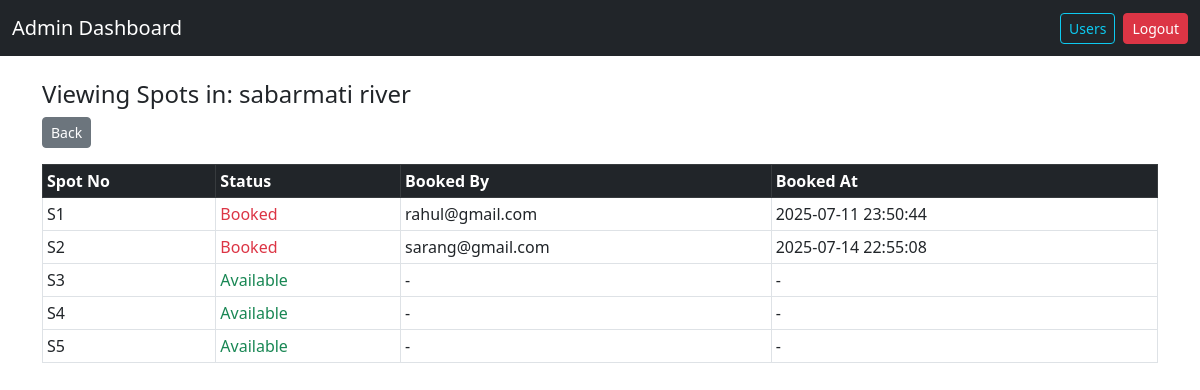
The page /admin/view_spots/1 (signed in) on the database as committed earlier.
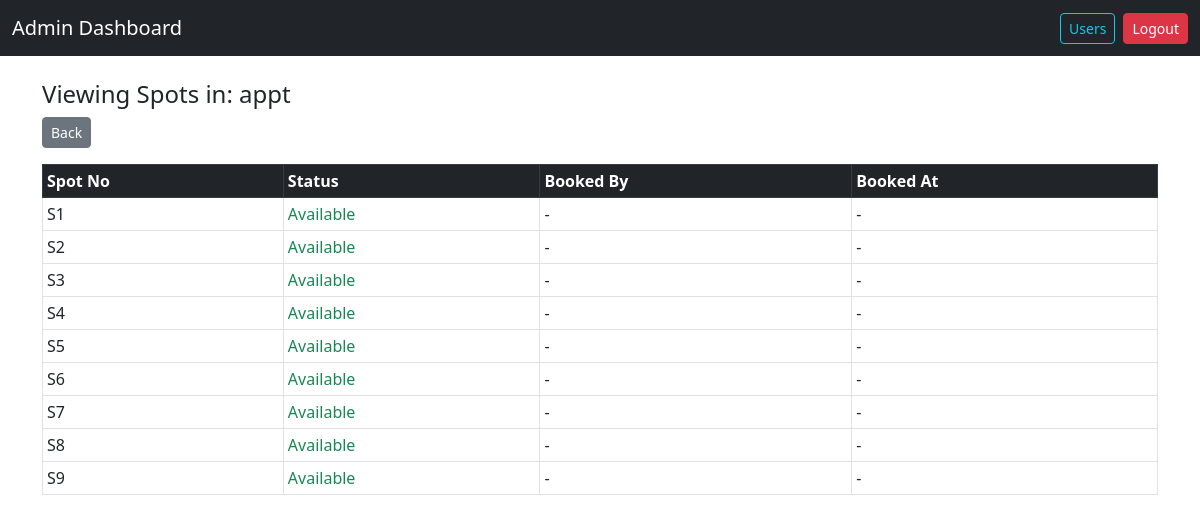
The same page on the database as committed later.
### models/models.py (models this page shows)
class ParkingLot(db.Model):
    id = db.Column(db.Integer, primary_key=True)
    name = db.Column(db.String(100), nullable=False)
    location = db.Column(db.String(100), nullable=False)
    address = db.Column(db.String(200), nullable=False)
    pincode = db.Column(db.Integer, nullable=False)
    price = db.Column(db.Float, nullable=False)
    max_spots = db.Column(db.Integer, nullable=False)
    spots = db.relationship('ParkingSpot', backref='lot', lazy=True)

class ParkingSpot(db.Model):
    id = db.Column(db.Integer, primary_key=True)
    spot_number = db.Column(db.String(10), nullable=False)
    is_booked = db.Column(db.Boolean, default=False)
    lot_id = db.Column(db.Integer, db.ForeignKey('parking_lot.id'), nullable=False)
    user_id = db.Column(db.Integer, db.ForeignKey('user.id'), nullable=True)
    booked_by = db.Column(db.String(100), nullable=True)
    booked_at = db.Column(db.String(100), nullable=True)
    released_at = db.Column(db.String(100), nullable=True)
    bookings = db.relationship('BookingHistory', backref='spot_obj', lazy=True)

### controllers/routes.py (the view)
@app.route('/admin/view_spots/<int:lot_id>')
def admin_view_spots(lot_id):
    if session.get('role') != 'admin':
        return redirect('/login')
    lot = ParkingLot.query.get(lot_id)
    spots = ParkingSpot.query.filter_by(lot_id=lot_id).all()
    return render_template('admin_view_spots.html', spots=spots, lot=lot)

### templates/admin_view_spots.html (shortened to what this page needs)
<!DOCTYPE html>
<html lang="en">
<head>
  <link rel="stylesheet" href="https://cdn.jsdelivr.net/npm/bootstrap@5.3.0/dist/css/bootstrap.min.css">
</head>
<body>
  <nav class="navbar navbar-expand-lg navbar-dark bg-dark mb-4">
    <div class="container-fluid justify-content-between">
      <a class="navbar-brand" href="/admin_dashboard"> Admin Dashboard</a>
      <div class="d-flex">
        <a href="/view_users" class="btn btn-outline-info btn-sm me-2"> Users</a>
        <a href="/logout" class="btn btn-danger btn-sm">Logout</a>
      </div>
    </div>
  </nav>
  <div class="container mt-4">
    <h4> Viewing Spots in: {{ lot.name }}</h4>
    <a href="/admin_dashboard" class="btn btn-secondary btn-sm mb-3"> Back</a>
    <table class="table table-bordered table-sm">
      <thead class="table-dark">
        <tr>
          <th>Spot No</th>
          <th>Status</th>
          <th>Booked By</th>
          <th>Booked At</th>
        </tr>
      </thead>
      <tbody>
        {% for spot in spots %}
        <tr>
          <td>{{ spot.spot_number }}</td>
          <td>
            {% if spot.is_booked %}
              <span class="text-danger">Booked</span>
            {% else %}
              <span class="text-success">Available</span>
            {% endif %}
          </td>
          <td>{{ spot.booked_by or '-' }}</td>
          <td>{{ spot.booked_at or '-' }}</td>
        </tr>
        {% endfor %}
      </tbody>
    </table>
  </div>
</body>
</html>

Rows that differ between the two databases and show on the page:
changed ParkingLot: name "sabarmati river" → "appt"
changed ParkingSpot (number 1 of 9 on the later page): booked_by "rahul@gmail.com" → "-"; booked_at "2025-07-11 23:50:44" → "-"; is_booked "Booked" → "Available"
changed ParkingSpot (number 2 of 9 on the later page): booked_by "sarang@gmail.com" → "-"; booked_at "2025-07-14 22:55:08" → "-"; is_booked "Booked" → "Available"
added ParkingSpot: spot_number "S6", is_booked "Available", booked_by "-", booked_at "-"
added ParkingSpot: spot_number "S7", is_booked "Available", booked_by "-", booked_at "-"
added ParkingSpot: spot_number "S8", is_booked "Available", booked_by "-", booked_at "-"
added ParkingSpot: spot_number "S9", is_booked "Available", booked_by "-", booked_at "-"
